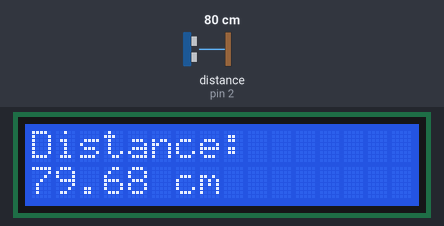
This program was run on a simulated Arduino Uno, built with avr-gcc and run on an emulated ATmega328P. Parts: 16×2 character LCD. Wiring (inferred from the names in the program): ultrasonic range finder: trigger pin 3; echo pin 2. Inputs (shaded band) come from the test bench; at power-on: distance to the obstacle (sensor on pin 2) 80 cm. The echo pulse lasts 58.3 µs per cm.

Above: at 1.2 s.
1.3 s: distance to the obstacle (sensor on pin 2) set to 2 cm
At 1.7 s:
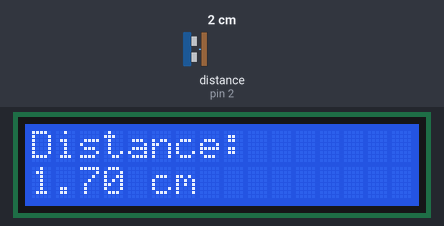
2.8 s: distance to the obstacle (sensor on pin 2) set to 4 cm
At 4.1 s:
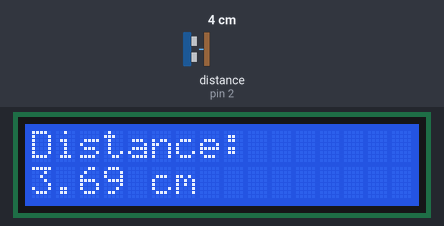
4.4 s: distance to the obstacle (sensor on pin 2) set to 9 cm
At 5.7 s:
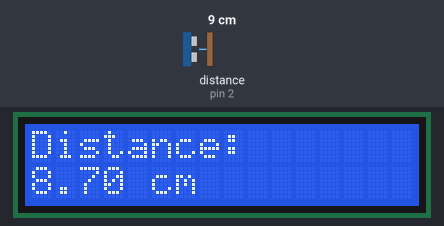
Timing chart, 0 to 7.4 s (numbered marks = the images above; inputs shaded):
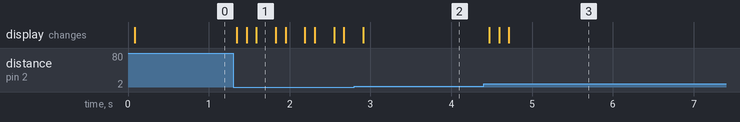

Measured:
- after the input at 1.3 s, the display: changes after 0.05 s (image 1)
- after the input at 2.8 s, the display: changes after 0.11 s (image 2)
- after the input at 4.4 s, the display: changes after 0.07 s (image 3)

The program:

main.cpp
```cpp
#include <Arduino.h>
#include <Wire.h>
#include <LiquidCrystal_I2C.h>

const int echoPin = 2;
const int triggerPin = 3;

float distance = 0;
long duration = 0;

LiquidCrystal_I2C lcd(0x27, 16, 2);

void setup() {
  pinMode(echoPin, INPUT);
  pinMode(triggerPin, OUTPUT);

  lcd.init();
  lcd.backlight();

  lcd.setCursor(0,0);
  lcd.print("Distance:");
}

void loop() {
  digitalWrite(triggerPin, HIGH);
  delayMicroseconds(10);

  digitalWrite(triggerPin,LOW);

  duration = pulseInLong(echoPin, HIGH);

  if (duration >= 38000) {
    duration = 0;
  }

  distance = duration * 0.0343 / 2;

  lcd.setCursor(0,1);
  lcd.print(distance);
  lcd.print(" cm             ");
  delay(100);
}
```
